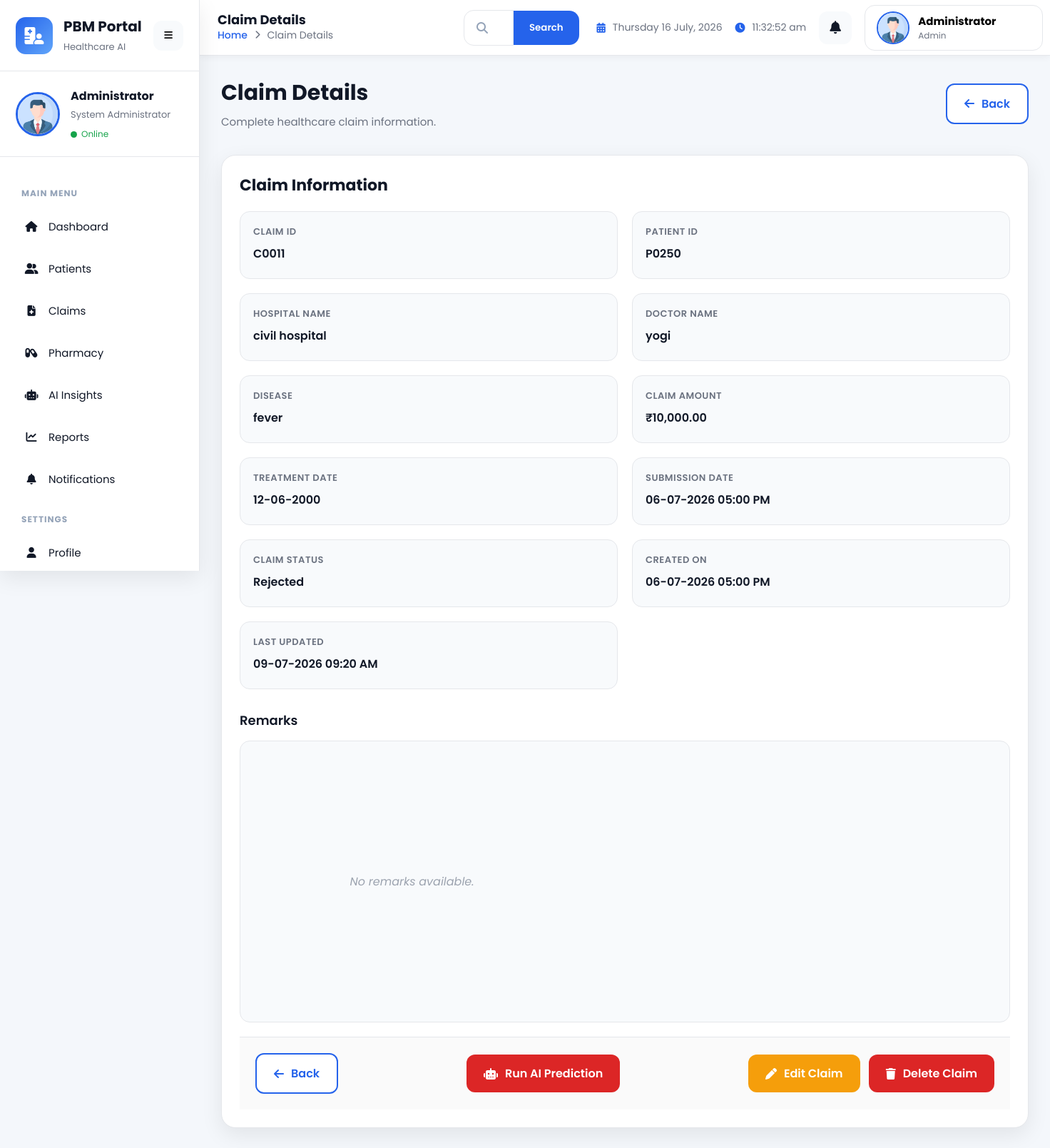
The page /claims/details/2 on the database its author committed.
### app/models/claim.py (models this page shows, shortened)
class Claim(db.Model):
    __tablename__ = "claims"
    id = db.Column(
        db.Integer,
        primary_key=True
    )
    claim_id = db.Column(
        db.String(20),
        unique=True,
        nullable=False,
        index=True
    )
    patient_id = db.Column(
        db.String(20),
        db.ForeignKey("patients.patient_id"),
        nullable=False,
        index=True
    )
    hospital_name = db.Column(
        db.String(150),
        nullable=False
    )
    doctor_name = db.Column(
        db.String(150),
        nullable=False
    )
    disease = db.Column(
        db.String(120),
        nullable=False
    )
    claim_amount = db.Column(
        db.Float,
        nullable=False
    )
    treatment_date = db.Column(
        db.Date,
        nullable=False
    )
    submission_date = db.Column(
        db.DateTime,
        default=datetime.utcnow,
        nullable=False
    )
    status = db.Column(
        db.String(20),
        default="Pending",
        nullable=False
    )
    predicted_risk = db.Column(
    db.Float,
    default=0.0
    )
    risk_level = db.Column(
        db.String(20),
        default="Not Predicted"
    )
    duplicate_claim = db.Column(
        db.Boolean,
        default=False
    )
    ai_remark = db.Column(
        db.Text
    )
    prediction_date = db.Column(
        db.DateTime
    )
    remarks = db.Column(
        db.Text
    )
    created_at = db.Column(
        db.DateTime,
        default=datetime.utcnow
    )
    updated_at = db.Column(
        db.DateTime,
        default=datetime.utcnow,
        onupdate=datetime.utcnow
    )
    patient = db.relationship(
        "Patient",
        backref=db.backref(
            "claims",
            lazy=True
        )
    )

### app/routes/claim.py (the view)
@claim_bp.route("/details/<int:id>")
def details(id):
    claim = Claim.query.get_or_404(id)
    return render_template(
        "claim/details.html",
        page_title="Claim Details",
        claim=claim
    )

### app/templates/claim/details.html (shortened to what this page needs)
{% extends "dashboard_layout.html" %}
{% set page_title = "Claim Details" %}
{% block extra_css %}
<link
rel="stylesheet"
href="{{ url_for('static', filename='css/claim.css') }}">
{% endblock %}
{% block content %}
<div class="claim-details-page fade-in">
    <div class="page-header">
        <div>
            <h2>
                Claim Details
            </h2>
            <p>
                Complete healthcare claim information.
            </p>
        </div>
        <a
            href="{{ url_for('claim.index') }}"
            class="btn btn-outline">
            <i class="fa-solid fa-arrow-left"></i>
            Back
        </a>
    </div>
    <div class="card">
        <div class="card-header">
            <h3 class="card-title">
                Claim Information
            </h3>
        </div>
        <div class="card-body">
            <div class="details-grid">
                <div class="detail-item">
                    <label>
                        Claim ID
                    </label>
                    <span>
                        {{ claim.claim_id }}
                    </span>
                </div>
                <div class="detail-item">
                    <label>
                        Patient ID
                    </label>
                    <span>
                        {{ claim.patient_id }}
                    </span>
                </div>
                <div class="detail-item">
                    <label>
                        Hospital Name
                    </label>
                    <span>
                        {{ claim.hospital_name }}
                    </span>
                </div>
                <div class="detail-item">
                    <label>
                        Doctor Name
                    </label>
                    <span>
                        {{ claim.doctor_name }}
                    </span>
                </div>
                <div class="detail-item">
                    <label>
                        Disease
                    </label>
                    <span>
                        {{ claim.disease }}
                    </span>
                </div>
                <div class="detail-item">
                    <label>
                        Claim Amount
                    </label>
                    <span>
                        ₹{{ "{:,.2f}".format(claim.claim_amount) }}
                    </span>
                </div>
                <div class="detail-item">
                    <label>
                        Treatment Date
                    </label>
                    <span>
                        {{ claim.treatment_date.strftime("%d-%m-%Y") }}
                    </span>
                </div>
                <div class="detail-item">
                    <label>
                        Submission Date
                    </label>
                    <span>
                        {{ claim.submission_date.strftime("%d-%m-%Y %I:%M %p") }}
                    </span>
                </div>
                <div class="detail-item">
                    <label>
                        Claim Status
                    </label>
                    <span>
                        {% if claim.status %}
    {% set status = claim.status|trim|lower %}
    {% if status == "approved" %}
        <span>
            Approved
        </span>
    {% elif status == "rejected" %}
        <span>
            Rejected
        </span>
    {% else %}
        <span>
            Pending
        </span>
    {% endif %}
{% else %}
    <span>
        Pending
    </span>
{% endif %}
                    </span>
                </div>
                <div class="detail-item">
                    <label>
                        Created On
                    </label>
                    <span>
                        {{ claim.created_at.strftime("%d-%m-%Y %I:%M %p") }}
                    </span>
                </div>
                <div class="detail-item">
                    <label>
                        Last Updated
                    </label>
                    <span>
                        {{ claim.updated_at.strftime("%d-%m-%Y %I:%M %p") }}
                    </span>
                </div>
            </div>
            <div class="remarks-section mt-3">
                <h4>
                    Remarks
                </h4>
                <div class="remarks-box">
                    {% if claim.remarks %}
                        {{ claim.remarks }}
                    {% else %}
                        <span class="text-muted">
                            No remarks available.
                        </span>
                    {% endif %}
                </div>
            </div>
                    </div>
        <div class="card-footer">
            <div class="d-flex justify-between align-center w-100">
                <a
                    href="{{ url_for('claim.index') }}"
                    class="btn btn-outline">
                    <i class="fa-solid fa-arrow-left"></i>
                    Back
                </a>
                <a
                href="{{ url_for('fraud.predict', id=claim.id) }}"
                class="btn btn-danger">
                    <i class="fa-solid fa-robot"></i>
                    Run AI Prediction
                </a>
                <div class="d-flex gap-2">
                    <a
                        href="{{ url_for('claim.edit', id=claim.id) }}"
                        class="btn btn-warning">
                        <i class="fa-solid fa-pen"></i>
                        Edit Claim
                    </a>
                    <a
                        href="{{ url_for('claim.delete', id=claim.id) }}"
                        class="btn btn-danger">
                        <i class="fa-solid fa-trash"></i>
                        Delete Claim
                    </a>
                </div>
            </div>
        </div>
    </div>
</div>
{% endblock %}

### app/static/css/components.css (style rules this page uses)
:root { --primary:#2563eb; --primary-dark:#1d4ed8; --secondary:#64748b; --success:#16a34a; --warning:#f59e0b; --danger:#dc2626; --info:#0ea5e9; --background:#f4f7fb; --surface:#ffffff; --text:#111827; --text-light:#6b7280; --border:#e5e7eb; --shadow: 0 10px 30px rgba(0,0,0,.08); --transition:.30s ease; --radius:18px; --sidebar-width:280px; --header-height:78px; }
* { margin:0; padding:0; box-sizing:border-box; }
html { scroll-behavior:smooth; }
body { font-family:"Poppins",sans-serif; background:var(--background); color:var(--text); overflow-x:hidden; }
a { color:inherit; text-decoration:none; }
.btn { display:inline-flex; align-items:center; justify-content:center; gap:10px; padding:14px 24px; border-radius:12px; font-weight:600; transition:.3s; }
.btn-warning { background:var(--warning); color:#ffffff; }
.btn-danger { background:var(--danger); color:#ffffff; }
.btn-outline { border:2px solid var(--primary); color:var(--primary); background:#ffffff; }
.card { background:#ffffff; border-radius:20px; padding:25px; border:1px solid var(--border); box-shadow:var(--shadow); transition:.3s; }
.card-header { display:flex; justify-content:space-between; align-items:center; margin-bottom:20px; }
.card-title { font-size:22px; font-weight:700; }
.card-body { width:100%; }
.card-footer { margin-top:20px; }
.mt-3 { margin-top:30px; }
.w-100 { width:100%; }
.d-flex { display:flex; }
.align-center { align-items:center; }
.justify-between { justify-content:space-between; }
.gap-2 { gap:20px; }
.fade-in { animation:fadeIn .5s ease; }

### app/static/css/animations.css (style rules this page uses)
.fade-in { animation: fadeIn .5s ease-in-out; }

### app/static/css/dashboard.css (style rules this page uses)
.card { transition:.35s; }
.btn { transition:.30s; }
.mt-3 { margin-top:30px; }

### app/static/css/claim.css (style rules this page uses)
.claim-page, .claim-form-page, .claim-details-page, .claim-delete-page { display:flex; flex-direction:column; gap:25px; }
.page-header { display:flex; justify-content:space-between; align-items:center; gap:20px; margin-bottom:10px; }
.page-header h2 { font-size:30px; font-weight:700; color:#111827; margin-bottom:6px; }
.page-header p { color:#6b7280; font-size:15px; }
.card-footer { border-top:1px solid #e5e7eb; padding:22px; background:#fafafa; }
.details-grid { display:grid; grid-template-columns:repeat(2,1fr); gap:20px; }
.detail-item { display:flex; flex-direction:column; background:#f8fafc; border:1px solid #e5e7eb; border-radius:14px; padding:18px; transition:.30s; }
.detail-item label { font-size:13px; font-weight:600; color:#6b7280; margin-bottom:8px; text-transform:uppercase; letter-spacing:.5px; }
.detail-item span { font-size:16px; font-weight:600; color:#111827; word-break:break-word; }
.remarks-section { margin-top:30px; }
.remarks-section h4 { margin-bottom:15px; font-size:18px; font-weight:600; }
.remarks-box { background:#f8fafc; border:1px solid #e5e7eb; border-radius:14px; padding:20px; min-height:120px; color:#374151; line-height:1.7; white-space:pre-wrap; }
.text-muted { color:#9ca3af; font-style:italic; }
.details-grid .detail-item { min-height:95px; }
.claim-form, .delete-card, .details-grid, .stat-card { animation:fadeUp .45s ease; }
.btn { transition:.30s; }
.mt-3 { margin-top:30px; }
.w-100 { width:100%; }
.gap-2 { gap:12px; }

### rows shown on the page
Claim: claim_id "C0011", patient_id "P0250", hospital_name "civil hospital", doctor_name "yogi", disease "fever", claim_amount "10,000.00", treatment_date "12-06-2000", submission_date "06-07-2026 05:00 PM", created_at "06-07-2026 05:00 PM", updated_at "09-07-2026 09:20 AM"

### other values the page prints
{{ page_title|default("Dashboard") }} "Claim Details"
